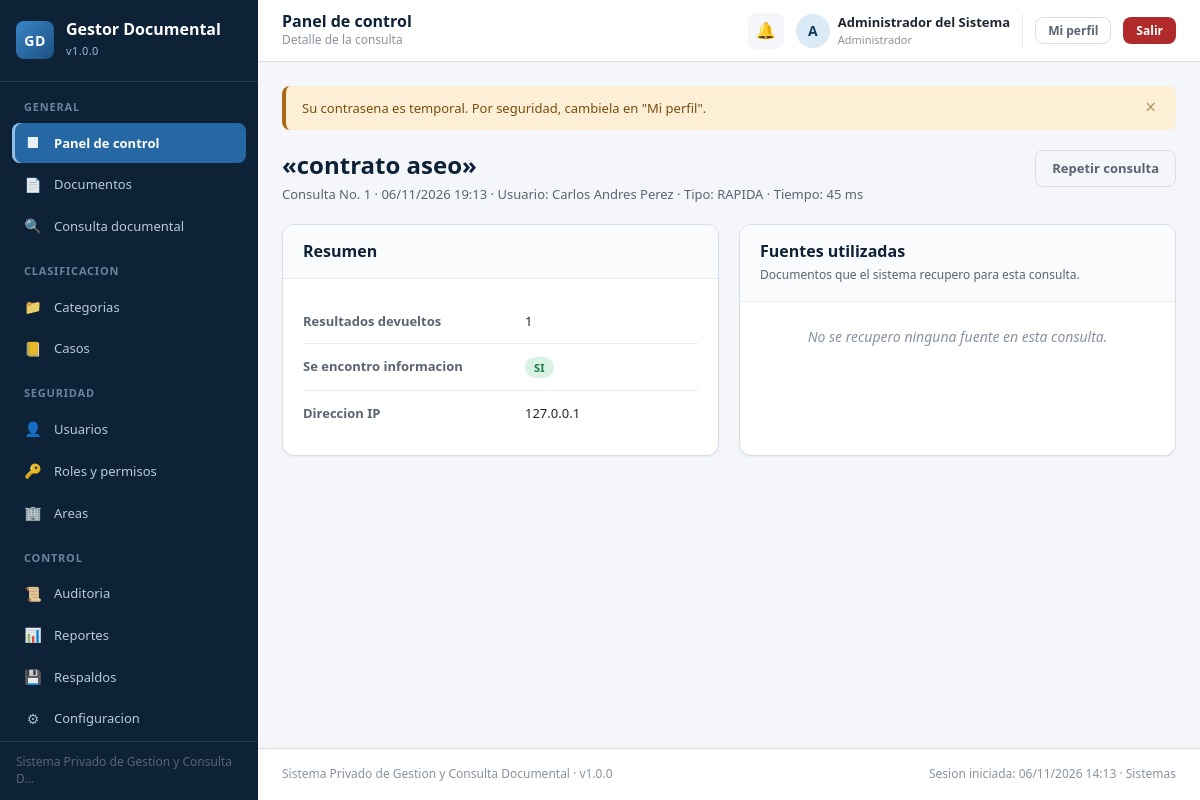
Page /public/index.php?modulo=panel&accion=detalle-consulta&id=1 (signed in) on the committed database.
### tables this page shows
CREATE TABLE consultas (
    id_consulta     INT AUTO_INCREMENT PRIMARY KEY,
    id_usuario      INT          NOT NULL,
    texto_consulta  VARCHAR(500) NOT NULL,
    tipo_consulta   ENUM('RAPIDA','AVANZADA','FILTRO') NOT NULL DEFAULT 'RAPIDA',
    filtros_aplicados VARCHAR(400) NULL COMMENT 'JSON con los filtros usados',
    total_resultados INT         NOT NULL DEFAULT 0,
    resultado_encontrado TINYINT(1) NOT NULL DEFAULT 1,
    tiempo_ms       INT          NOT NULL DEFAULT 0,
    direccion_ip    VARCHAR(45)  NULL,
    fecha_consulta  DATETIME     NOT NULL DEFAULT CURRENT_TIMESTAMP,

    CONSTRAINT fk_consulta_usuario
        FOREIGN KEY (id_usuario) REFERENCES usuarios(id_usuario)
        ON UPDATE CASCADE ON DELETE CASCADE,

    INDEX idx_consulta_usuario (id_usuario),
    INDEX idx_consulta_fecha   (fecha_consulta),
    FULLTEXT idx_consulta_texto (texto_consulta)
);

CREATE TABLE usuarios (
    id_usuario          INT AUTO_INCREMENT PRIMARY KEY,
    nombre_completo     VARCHAR(150) NOT NULL,
    documento           VARCHAR(30)  NOT NULL UNIQUE COMMENT 'Cedula o identificacion',
    correo              VARCHAR(150) NOT NULL UNIQUE,
    usuario             VARCHAR(50)  NOT NULL UNIQUE,
    clave_hash          VARCHAR(255) NOT NULL COMMENT 'Hash bcrypt generado por PHP',
    id_rol              INT          NOT NULL,
    id_area             INT          NULL,
    telefono            VARCHAR(30)  NULL,
    cargo               VARCHAR(100) NULL,
    estado              ENUM('ACTIVO','INACTIVO','BLOQUEADO') NOT NULL DEFAULT 'ACTIVO',
    intentos_fallidos   TINYINT      NOT NULL DEFAULT 0,
    ultimo_acceso       DATETIME     NULL,
    debe_cambiar_clave  TINYINT(1)   NOT NULL DEFAULT 0,
    fecha_creacion      DATETIME     NOT NULL DEFAULT CURRENT_TIMESTAMP,
    fecha_actualizacion DATETIME     NOT NULL DEFAULT CURRENT_TIMESTAMP
                                     ON UPDATE CURRENT_TIMESTAMP,

    CONSTRAINT fk_usuario_rol
        FOREIGN KEY (id_rol)  REFERENCES roles(id_rol)
        ON UPDATE CASCADE ON DELETE RESTRICT,
    CONSTRAINT fk_usuario_area
        FOREIGN KEY (id_area) REFERENCES areas(id_area)
        ON UPDATE CASCADE ON DELETE SET NULL,

    INDEX idx_usuario_estado (estado),
    INDEX idx_usuario_rol    (id_rol)
);

### app/controllers/PanelController.php (called while the page is built, shortened)
<?php
class PanelController
{
    public function detalleConsulta(): void
    {
        $idConsulta = Helper::entero('id');
        $detalle = Consulta::detalle($idConsulta);
        require RUTA_VISTAS . '/panel/detalle_consulta.php';
    }
}

### public/index.php (called while the page is built, shortened)
<?php
require_once RUTA_APP . '/core/Database.php';
require_once RUTA_APP . '/core/Helper.php';
require_once RUTA_APP . '/models/Consulta.php';
require_once RUTA_APP . '/controllers/PanelController.php';
$modulo = Helper::get('modulo');
$accion = Helper::get('accion');
$metodo      = $rutas[$modulo][$accion][1];
$instancia = new $controlador();
$instancia->$metodo();

### app/core/Helper.php (called while the page is built, shortened)
<?php
class Helper
{
    public static function e($valor): string
    {
        return htmlspecialchars((string) $valor, ENT_QUOTES | ENT_SUBSTITUTE, 'UTF-8');
    }
    public static function entero(string $campo, int $porDefecto = 0, string $origen = 'get'): int
    {
        $valor = $origen === 'post' ? ($_POST[$campo] ?? null) : ($_GET[$campo] ?? null);
        return $valor === null || $valor === '' ? $porDefecto : (int) $valor;
    }
    public static function fecha(?string $fecha, string $formato = 'd/m/Y'): string
    {
        $marca = strtotime($fecha);
        return $marca === false ? '—' : date($formato, $marca);
    }
    public static function fechaHora(?string $fecha): string
    {
        return self::fecha($fecha, 'd/m/Y H:i');
    }
    public static function url(string $modulo, string $accion = '', array $parametros = []): string
    {
        $query = array_merge(['modulo' => $modulo], $accion ? ['accion' => $accion] : [], $parametros);
        return 'index.php?' . http_build_query($query);
    }
}

### app/core/Database.php (called while the page is built, shortened)
<?php
class Database
{
    private static ?PDO $conexion = null;
    public static function obtener(): PDO
    {
        if (self::$conexion === null) {
            $dsn = sprintf(
                'mysql:host=%s;port=%d;dbname=%s;charset=%s',
                DB_HOST,
                DB_PUERTO,
                DB_NOMBRE,
                DB_CHARSET
            );
            $opciones = [
                PDO::ATTR_ERRMODE            => PDO::ERRMODE_EXCEPTION,
                PDO::ATTR_DEFAULT_FETCH_MODE => PDO::FETCH_ASSOC,
                PDO::ATTR_EMULATE_PREPARES   => false,
                PDO::ATTR_PERSISTENT         => false,
            ];
            try {
                self::$conexion = new PDO($dsn, DB_USUARIO, DB_CLAVE, $opciones);
            } catch (PDOException $e) {
                self::registrarFallo($e->getMessage());
                die('No fue posible conectar con la base de datos. '
                  . 'Verifique que MySQL este iniciado y que la base de datos "'
                  . DB_NOMBRE . '" exista.');
            }
        }
        return self::$conexion;
    }
    public static function consultar(string $sql, array $parametros = []): PDOStatement
    {
        $stmt = self::obtener()->prepare($sql);
        $stmt->execute($parametros);
        return $stmt;
    }
    public static function todos(string $sql, array $parametros = []): array
    {
        return self::consultar($sql, $parametros)->fetchAll();
    }
    public static function uno(string $sql, array $parametros = []): ?array
    {
        $fila = self::consultar($sql, $parametros)->fetch();
        return $fila === false ? null : $fila;
    }
}

### app/models/Consulta.php (called while the page is built, shortened)
<?php
class Consulta
{
    public static function detalle(int $idConsulta): array
    {
        $encabezado = Database::uno(
            'SELECT c.*, u.nombre_completo AS usuario
               FROM consultas c
               INNER JOIN usuarios u ON u.id_usuario = c.id_usuario
              WHERE c.id_consulta = ?',
            [$idConsulta]
        );
        $resultados = Database::todos(
            'SELECT cr.*, d.codigo, d.titulo, d.estado, d.nivel_confidencialidad,
                    c.nombre AS categoria
               FROM consulta_resultados cr
               INNER JOIN documentos d ON d.id_documento = cr.id_documento
               INNER JOIN categorias c ON c.id_categoria = d.id_categoria
              WHERE cr.id_consulta = ?
              ORDER BY cr.relevancia DESC',
            [$idConsulta]
        );
        return ['consulta' => $encabezado, 'resultados' => $resultados];
    }
}

### app/views/panel/detalle_consulta.php (the view, shortened to what this page needs)
<?php
require RUTA_VISTAS . '/partials/header.php';
$consulta  = $detalle['consulta'];
$resultados = $detalle['resultados'];
?>
<section class="encabezado-seccion">
    <div>
        <h2 class="encabezado-seccion__titulo">
            «<?= Helper::e($consulta['texto_consulta']) ?>»
        </h2>
        <p class="encabezado-seccion__meta">
            Consulta No. <?= (int) $consulta['id_consulta'] ?>
            · <?= Helper::e(Helper::fechaHora($consulta['fecha_consulta'])) ?>
            · Usuario: <?= Helper::e($consulta['usuario']) ?>
            · Tipo: <?= Helper::e($consulta['tipo_consulta']) ?>
            · Tiempo: <?= (int) $consulta['tiempo_ms'] ?> ms
        </p>
    </div>
    <a class="boton boton--fantasma"
       href="<?= Helper::url('panel', 'buscar', ['q' => $consulta['texto_consulta']]) ?>">
        Repetir consulta
    </a>
</section>
<div class="rejilla rejilla--2">
    <section class="tarjeta">
        <div class="tarjeta__cabecera">
            <h3 class="tarjeta__titulo">Resumen</h3>
        </div>
        <div class="tarjeta__cuerpo">
            <dl class="lista-datos">
                <div class="lista-datos__fila">
                    <dt>Resultados devueltos</dt>
                    <dd><?= (int) $consulta['total_resultados'] ?></dd>
                </div>
                <div class="lista-datos__fila">
                    <dt>Se encontro informacion</dt>
                    <dd>
                        <span class="<?= $consulta['resultado_encontrado']
                            ? 'badge badge--exito' : 'badge badge--aviso' ?>">
                            <?= $consulta['resultado_encontrado'] ? 'SI' : 'NO' ?>
                        </span>
                    </dd>
                </div>
                <div class="lista-datos__fila">
                    <dt>Direccion IP</dt>
                    <dd><?= Helper::e((string) $consulta['direccion_ip']) ?></dd>
                </div>
            </dl>
        </div>
    </section>
    <section class="tarjeta">
        <div class="tarjeta__cabecera">
            <h3 class="tarjeta__titulo">Fuentes utilizadas</h3>
            <p class="tarjeta__subtitulo">
                Documentos que el sistema recupero para esta consulta.
            </p>
        </div>
        <div class="tarjeta__cuerpo tarjeta__cuerpo--sin-relleno">
            <?php if (empty($resultados)): ?>
                <p class="vacio">No se recupero ninguna fuente en esta consulta.</p>
            <?php endif; ?>
        </div>
    </section>
</div>
<?php require RUTA_VISTAS . '/partials/footer.php'; ?>

### public/assets/css/tokens.css (style rules this page uses)
:root { --azul-900: #0d2137; --azul-800: #14395c; --azul-700: #1b4f7f; --azul-600: #2568a3; --azul-500: #3a86c8; --azul-300: #8fbde4; --azul-100: #dbeaf7; --azul-050: #f2f7fc; --verde-600: #1e7a4d; --verde-100: #d9f2e4; --ambar-600: #a86a12; --ambar-100: #fdefd6; --rojo-600: #b02a2a; --rojo-100: #fbe0e0; --gris-600: #5a6472; --gris-100: #e8ecf1; --blanco: #ffffff; --fondo: #f4f6f9; --fondo-suave:#fafbfd; --borde: #d8dee7; --borde-suave:#e8ecf1; --texto: #1f2733; --texto-suave:#5a6472; --texto-tenue:#8892a0; --fuente: 'Segoe UI', system-ui, -apple-system, 'Helvetica Neue', Arial, sans-serif; --fuente-mono: 'Cascadia Mono', 'Consolas', 'Courier New', monospace; --texto-xs: 11px; --texto-sm: 12px; --texto-md: 13px; --texto-base: 14px; --texto-lg: 16px; --texto-xl: 19px; --texto-2xl: 24px; --texto-3xl: 30px; --esp-1: 4px; --esp-2: 8px; --esp-3: 12px; --esp-4: 16px; --esp-5: 20px; --esp-6: 24px; --esp-8: 32px; --esp-10: 40px; --radio-sm: 4px; --radio: 8px; --radio-lg: 12px; --sombra-sm: 0 1px 2px rgba(16, 30, 54, .06); --sombra: 0 2px 8px rgba(16, 30, 54, .08); --sombra-lg: 0 8px 28px rgba(16, 30, 54, .14); --ancho-menu: 258px; --alto-cabecera: 62px; --transicion: 160ms ease; }
*, *::before, *::after { box-sizing: border-box; }
html { -webkit-text-size-adjust: 100%; scroll-behavior: smooth; }
body { margin: 0; padding: 0; font-family: var(--fuente); font-size: var(--texto-base); line-height: 1.55; color: var(--texto); background: var(--fondo); -webkit-font-smoothing: antialiased; }
h1, h2, h3, h4, h5, h6 { margin: 0; font-weight: 600; line-height: 1.3; color: var(--azul-900); }
p { margin: 0 0 var(--esp-3); }
p:last-child { margin-bottom: 0; }
a { color: var(--azul-600); text-decoration: none; transition: color var(--transicion); }
dl, dd, dt { margin: 0; }
.vacio { padding: var(--esp-6); text-align: center; color: var(--texto-tenue); font-size: var(--texto-base); font-style: italic; }

### public/assets/css/layout.css (style rules this page uses)
.boton { display: inline-flex; align-items: center; justify-content: center; gap: var(--esp-2); padding: 9px var(--esp-4); border: 1px solid transparent; border-radius: var(--radio); font-size: var(--texto-md); font-weight: 600; line-height: 1.3; white-space: nowrap; text-align: center; transition: background var(--transicion), border-color var(--transicion), color var(--transicion), box-shadow var(--transicion); }
.boton--fantasma { background: transparent; color: var(--texto-suave); border-color: var(--borde); }
.tarjeta { background: var(--blanco); border: 1px solid var(--borde); border-radius: var(--radio-lg); box-shadow: var(--sombra-sm); overflow: hidden; }
.tarjeta__cabecera { padding: var(--esp-4) var(--esp-5); border-bottom: 1px solid var(--borde-suave); background: var(--fondo-suave); }
.tarjeta__titulo { font-size: var(--texto-lg); display: flex; align-items: center; gap: var(--esp-2); flex-wrap: wrap; }
.tarjeta__subtitulo { margin: var(--esp-1) 0 0; font-size: var(--texto-sm); color: var(--texto-suave); }
.tarjeta__cuerpo { padding: var(--esp-5); }
.tarjeta__cuerpo--sin-relleno { padding: 0; }
.rejilla { display: grid; gap: var(--esp-5); }
.rejilla--2 { grid-template-columns: repeat(2, minmax(0, 1fr)); }
.badge { display: inline-block; padding: 2px 9px; border-radius: 20px; font-size: var(--texto-xs); font-weight: 700; letter-spacing: .3px; text-transform: uppercase; white-space: nowrap; vertical-align: middle; }
.badge--exito { background: var(--verde-100); color: var(--verde-600); }

### public/assets/css/componentes.css (style rules this page uses)
.encabezado-seccion { display: flex; align-items: flex-start; justify-content: space-between; gap: var(--esp-4); flex-wrap: wrap; }
.encabezado-seccion__titulo { font-size: var(--texto-2xl); line-height: 1.25; margin-bottom: var(--esp-1); }
.encabezado-seccion__meta { margin: 0; font-size: var(--texto-md); color: var(--texto-suave); }
.lista-datos { display: flex; flex-direction: column; }
.lista-datos__fila { display: grid; grid-template-columns: 210px 1fr; gap: var(--esp-3); padding: var(--esp-3) 0; border-bottom: 1px solid var(--borde-suave); font-size: var(--texto-md); }
.lista-datos__fila:last-child { border-bottom: 0; }
.lista-datos__fila dt { font-weight: 600; color: var(--texto-suave); }
.lista-datos__fila dd { color: var(--texto); word-break: break-word; }

### rows in the picture
consultas: texto_consulta "contrato aseo", id_consulta "1", fecha_consulta "06/11/2026 19:13", id_usuario.nombre_completo "Carlos Andres Perez", tipo_consulta "RAPIDA", tiempo_ms "45", total_resultados "1", direccion_ip "127.0.0.1"

### other values in the picture
Helper::e(VERSION_SISTEMA) "1.0.0"
Helper::e(mb_strimwidth(NOMBRE_SISTEMA, 0, 42, '...')) "Sistema Privado de Gestion y Consulta D..."
Helper::e(Helper::tituloModulo($moduloActual)) "Panel de control"
Helper::e($tituloPagina) "Detalle de la consulta"
Helper::e((string) Sesion::dato('rol')) "Administrador"
Helper::e($mensaje['texto']) "Su contrasena es temporal. Por seguridad, cambiela en \"Mi perfil\"."
Helper::e(NOMBRE_SISTEMA) "Sistema Privado de Gestion y Consulta Documental"
Helper::e((string) Sesion::dato('area', 'Sin area')) "Sistemas"
